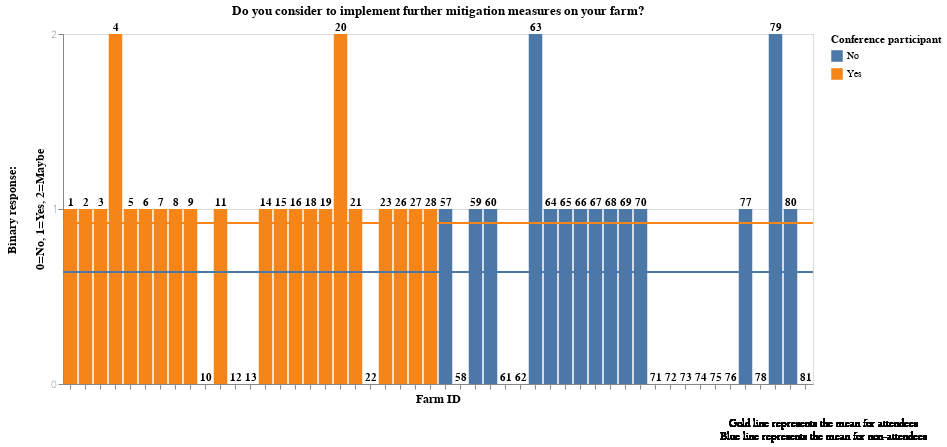

The code cell stored with this chart in its notebook:
### Code cell
part_df['mean'] = part_df['furt_reduc'].mean()
nonpart_df['mean'] = nonpart_df['furt_reduc_nonpart'].mean()


chart1 = alt.Chart(part_df,title="Do you consider to implement further mitigation measures on your farm?").encode(
        y=alt.Y('furt_reduc',title=["Binary response:",' ', "0=No, 1=Yes, 2=Maybe"], axis=alt.Axis(tickMinStep=1,labelAngle=0)),
        x=alt.X('ego_id:N',title='Farm ID',axis=alt.Axis(labels=False)),
        
        text='ego_id'
        )
bars = chart1.mark_bar().encode(color='Conference participant')

rule = alt.Chart(part_df).mark_rule().encode(y='mean:Q',color='Conference participant')
chart2 = alt.Chart(nonpart_df,title="Do you consider to implement further mitigation measures on your farm?").encode(
        y=alt.Y('furt_reduc_nonpart',title=["Binary response:",' ', "0=No, 1=Yes, 2=Maybe"], axis=alt.Axis(tickMinStep=1,labelAngle=0)),
        x=alt.X('ego_id_nonpart:N',title='Farm ID',axis=alt.Axis(labels=False)),
        
        text='ego_id_nonpart'
        )


bars2=chart2.mark_bar().encode(color='Conference participant')

rule2 = alt.Chart(nonpart_df).mark_rule().encode(y='mean:Q',color='Conference participant')
text5 = (
    alt.Chart(part_df)
    .mark_text(text=['Gold line represents the mean for attendees', 'Blue line represents the mean for non-attendees'],fontWeight='normal', x='width', y='height', dx = 10, dy=40)
  
)

text = chart1.mark_text(align='center',fontWeight='bold',dy=-6)
text2 = chart2.mark_text(align='center',dy=-6,fontWeight='bold')
#((bars + text + rule)  + (bars2 + text2) ).properties(
(bars + bars2 +text + text2 + rule + rule2+text5).properties(
    width=750,
    height=350,
    

).configure_axis(
    labelFontWeight=100,
    labelFontSize=10,
    titleFontSize=12
)

### Figure 1 — Vega-Lite specification as saved in the notebook (floating-point values rounded to 4 significant figures)
{"config": {"view": {"continuousWidth": 400, "continuousHeight": 300}, "axis": {"labelFontSize": 10, "labelFontWeight": 100, "titleFontSize": 12}}, "layer": [{"data": {"name": "data-2ef9e326c50c7e0428660772b79139e2"}, "mark": "bar", "encoding": {"color": {"type": "nominal", "field": "Conference participant"}, "text": {"type": "quantitative", "field": "ego_id"}, "x": {"type": "nominal", "axis": {"labels": false}, "field": "ego_id", "title": "Farm ID"}, "y": {"type": "quantitative", "axis": {"labelAngle": 0, "tickMinStep": 1}, "field": "furt_reduc", "title": ["Binary response:", " ", "0=No, 1=Yes, 2=Maybe"]}}, "title": "Do you consider to implement further mitigation measures on your farm?"}, {"data": {"name": "data-1fb0bad57806331bc4809db59f68d94d"}, "mark": "bar", "encoding": {"color": {"type": "nominal", "field": "Conference participant"}, "text": {"type": "quantitative", "field": "ego_id_nonpart"}, "x": {"type": "nominal", "axis": {"labels": false}, "field": "ego_id_nonpart", "title": "Farm ID"}, "y": {"type": "quantitative", "axis": {"labelAngle": 0, "tickMinStep": 1}, "field": "furt_reduc_nonpart", "title": ["Binary response:", " ", "0=No, 1=Yes, 2=Maybe"]}}, "title": "Do you consider to implement further mitigation measures on your farm?"}, {"data": {"name": "data-2ef9e326c50c7e0428660772b79139e2"}, "mark": {"type": "text", "align": "center", "dy": -6, "fontWeight": "bold"}, "encoding": {"text": {"type": "quantitative", "field": "ego_id"}, "x": {"type": "nominal", "axis": {"labels": false}, "field": "ego_id", "title": "Farm ID"}, "y": {"type": "quantitative", "axis": {"labelAngle": 0, "tickMinStep": 1}, "field": "furt_reduc", "title": ["Binary response:", " ", "0=No, 1=Yes, 2=Maybe"]}}, "title": "Do you consider to implement further mitigation measures on your farm?"}, {"data": {"name": "data-1fb0bad57806331bc4809db59f68d94d"}, "mark": {"type": "text", "align": "center", "dy": -6, "fontWeight": "bold"}, "encoding": {"text": {"type": "quantitative", "field": "ego_id_nonpart"}, "x": {"type": "nominal", "axis": {"labels": false}, "field": "ego_id_nonpart", "title": "Farm ID"}, "y": {"type": "quantitative", "axis": {"labelAngle": 0, "tickMinStep": 1}, "field": "furt_reduc_nonpart", "title": ["Binary response:", " ", "0=No, 1=Yes, 2=Maybe"]}}, "title": "Do you consider to implement further mitigation measures on your farm?"}, {"data": {"name": "data-2ef9e326c50c7e0428660772b79139e2"}, "mark": "rule", "encoding": {"color": {"type": "nominal", "field": "Conference participant"}, "y": {"type": "quantitative", "field": "mean"}}}, {"data": {"name": "data-1fb0bad57806331bc4809db59f68d94d"}, "mark": "rule", "encoding": {"color": {"type": "nominal", "field": "Conference participant"}, "y": {"type": "quantitative", "field": "mean"}}}, {"data": {"name": "data-2ef9e326c50c7e0428660772b79139e2"}, "mark": {"type": "text", "dx": 10, "dy": 40, "fontWeight": "normal", "text": ["Gold line represents the mean for attendees", "Blue line represents the mean for non-attendees"], "x": "width", "y": "height"}}], "height": 350, "width": 750, "$schema": "https://vega.github.io/schema/vega-lite/v4.8.1.json", "datasets": {"data-2ef9e326c50c7e0428660772b79139e2": [{"ego_id": 1, "part_year": 2011, "satisf": 4, "consider": 4, "reduc_success_proj": 4, "part_again": 1, "furt_reduc": 1, "reduc_success_farm": 3, "CC_import": 4, "CC_import_change": 5, "Conference participant": "Yes", "mean": 0.92}, {"ego_id": 2, "part_year": 2016, "satisf": 5, "consider": 5, "reduc_success_proj": 3, "part_again": 1, "furt_reduc": 1, "reduc_success_farm": 3, "CC_import": 5, "CC_import_change": 4, "Conference participant": "Yes", "mean": 0.92}, {"ego_id": 3, "part_year": 2016, "satisf": 3, "consider": 4, "reduc_success_proj": 4, "part_again": 1, "furt_reduc": 1, "reduc_success_farm": 4, "CC_import": 4, "CC_import_change": 3, "Conference participant": "Yes", "mean": 0.92}, {"ego_id": 4, "part_year": 2017, "satisf": 3, "consider": 3, "reduc_success_proj": 3, "part_again": 1, "furt_reduc": 2, "reduc_success_farm": 4, "CC_import": 2, "CC_import_change": 4, "Conference participant": "Yes", "mean": 0.92}, {"ego_id": 5, "part_year": 2011, "satisf": 3, "consider": 2, "reduc_success_proj": 2, "part_again": 1, "furt_reduc": 1, "reduc_success_farm": 5, "CC_import": 4, "CC_import_change": 5, "Conference participant": "Yes", "mean": 0.92}, {"ego_id": 6, "part_year": 2016, "satisf": 3, "consider": 3, "reduc_success_proj": 1, "part_again": 0, "furt_reduc": 1, "reduc_success_farm": 3, "CC_import": 4, "CC_import_change": 5, "Conference participant": "Yes", "mean": 0.92}, {"ego_id": 7, "part_year": 2017, "satisf": 4, "consider": 3, "reduc_success_proj": 3, "part_again": 1, "furt_reduc": 1, "reduc_success_farm": 4, "CC_import": 5, "CC_import_change": 5, "Conference participant": "Yes", "mean": 0.92}, {"ego_id": 8, "part_year": 2013, "satisf": 4, "consider": 4, "reduc_success_proj": 2, "part_again": 1, "furt_reduc": 1, "reduc_success_farm": 2, "CC_import": 2, "CC_import_change": 5, "Conference participant": "Yes", "mean": 0.92}, {"ego_id": 9, "part_year": 2011, "satisf": 3, "consider": 4, "reduc_success_proj": 2, "part_again": 1, "furt_reduc": 1, "reduc_success_farm": 3, "CC_import": 5, "CC_import_change": 5, "Conference participant": "Yes", "mean": 0.92}, {"ego_id": 10, "part_year": 2011, "satisf": 3, "consider": 5, "reduc_success_proj": 2, "part_again": 2, "furt_reduc": 0, "reduc_success_farm": 3, "CC_import": 4, "CC_import_change": 3, "Conference participant": "Yes", "mean": 0.92}, {"ego_id": 11, "part_year": 2016, "satisf": 4, "consider": 2, "reduc_success_proj": 4, "part_again": 1, "furt_reduc": 1, "reduc_success_farm": 5, "CC_import": 1, "CC_import_change": 3, "Conference participant": "Yes", "mean": 0.92}, {"ego_id": 12, "part_year": 2011, "satisf": 3, "consider": 4, "reduc_success_proj": 2, "part_again": 1, "furt_reduc": 0, "reduc_success_farm": 4, "CC_import": 5, "CC_import_change": 5, "Conference participant": "Yes", "mean": 0.92}, {"ego_id": 13, "part_year": 2011, "satisf": 3, "consider": 5, "reduc_success_proj": 2, "part_again": 2, "furt_reduc": 0, "reduc_success_farm": 3, "CC_import": 4, "CC_import_change": 3, "Conference participant": "Yes", "mean": 0.92}, {"ego_id": 14, "part_year": 2011, "satisf": 5, "consider": 4, "reduc_success_proj": 4, "part_again": 1, "furt_reduc": 1, "reduc_success_farm": 5, "CC_import": 5, "CC_import_change": 3, "Conference participant": "Yes", "mean": 0.92}, {"ego_id": 15, "part_year": 2017, "satisf": 4, "consider": 4, "reduc_success_proj": 1, "part_again": 1, "furt_reduc": 1, "reduc_success_farm": 3, "CC_import": 3, "CC_import_change": 5, "Conference participant": "Yes", "mean": 0.92}, {"ego_id": 16, "part_year": 2008, "satisf": 4, "consider": 4, "reduc_success_proj": 3, "part_again": 1, "furt_reduc": 1, "reduc_success_farm": 3, "CC_import": 4, "CC_import_change": 5, "Conference participant": "Yes", "mean": 0.92}, {"ego_id": 18, "part_year": 2011, "satisf": 3, "consider": 3, "reduc_success_proj": 5, "part_again": 1, "furt_reduc": 1, "reduc_success_farm": 5, "CC_import": 5, "CC_import_change": 4, "Conference participant": "Yes", "mean": 0.92}, {"ego_id": 19, "part_year": 2016, "satisf": 3, "consider": 5, "reduc_success_proj": 4, "part_again": 1, "furt_reduc": 1, "reduc_success_farm": 3, "CC_import": 3, "CC_import_change": 4, "Conference participant": "Yes", "mean": 0.92}, {"ego_id": 20, "part_year": 2016, "satisf": 3, "consider": 4, "reduc_success_proj": 2, "part_again": 2, "furt_reduc": 2, "reduc_success_farm": 3, "CC_import": 3, "CC_import_change": 4, "Conference participant": "Yes", "mean": 0.92}, {"ego_id": 21, "part_year": 2016, "satisf": 4, "consider": 2, "reduc_success_proj": 3, "part_again": 1, "furt_reduc": 1, "reduc_success_farm": 3, "CC_import": 4, "CC_import_change": 5, "Conference participant": "Yes", "mean": 0.92}, {"ego_id": 22, "part_year": 2016, "satisf": 2, "consider": 2, "reduc_success_proj": 2, "part_again": 1, "furt_reduc": 0, "reduc_success_farm": 2, "CC_import": 5, "CC_import_change": 4, "Conference participant": "Yes", "mean": 0.92}, {"ego_id": 23, "part_year": 2016, "satisf": 4, "consider": 4, "reduc_success_proj": 2, "part_again": 1, "furt_reduc": 1, "reduc_success_farm": 1, "CC_import": 2, "CC_import_change": 4, "Conference participant": "Yes", "mean": 0.92}, {"ego_id": 26, "part_year": 2013, "satisf": 4, "consider": 4, "reduc_success_proj": 3, "part_again": 1, "furt_reduc": 1, "reduc_success_farm": 5, "CC_import": 4, "CC_import_change": 2, "Conference participant": "Yes", "mean": 0.92}, {"ego_id": 27, "part_year": 2011, "satisf": 4, "consider": 5, "reduc_success_proj": 2, "part_again": 1, "furt_reduc": 1, "reduc_success_farm": 4, "CC_import": 5, "CC_import_change": 5, "Conference participant": "Yes", "mean": 0.92}, {"ego_id": 28, "part_year": 2011, "satisf": 5, "consider": 4, "reduc_success_proj": 4, "part_again": 1, "furt_reduc": 1, "reduc_success_farm": 5, "CC_import": 4, "CC_import_change": 4, "Conference participant": "Yes", "mean": 0.92}], "data-1fb0bad57806331bc4809db59f68d94d": [{"ego_id_nonpart": 57, "farm_type": "Milchviehhaltung", "furt_reduc_nonpart": 1, "CC_import_nonpart": 4, "CC_import_change_nonpart": 5, "know_agroconcept": 1, "consider_part": 0, "Conference participant": "No", "mean": 0.64}, {"ego_id_nonpart": 58, "farm_type": "Ackerland", "furt_reduc_nonpart": 0, "CC_import_nonpart": 5, "CC_import_change_nonpart": 3, "know_agroconcept": 1, "consider_part": 1, "Conference participant": "No", "mean": 0.64}, {"ego_id_nonpart": 59, "farm_type": "Ackerland", "furt_reduc_nonpart": 1, "CC_import_nonpart": 3, "CC_import_change_nonpart": 5, "know_agroconcept": 1, "consider_part": 0, "Conference participant": "No", "mean": 0.64}, {"ego_id_nonpart": 60, "farm_type": "Ackerland", "furt_reduc_nonpart": 1, "CC_import_nonpart": 5, "CC_import_change_nonpart": 3, "know_agroconcept": 1, "consider_part": 1, "Conference participant": "No", "mean": 0.64}, {"ego_id_nonpart": 61, "farm_type": "Ackerland", "furt_reduc_nonpart": 0, "CC_import_nonpart": 3, "CC_import_change_nonpart": 4, "know_agroconcept": 1, "consider_part": 0, "Conference participant": "No", "mean": 0.64}, {"ego_id_nonpart": 62, "farm_type": null, "furt_reduc_nonpart": 0, "CC_import_nonpart": 5, "CC_import_change_nonpart": 4, "know_agroconcept": 1, "consider_part": 0, "Conference participant": "No", "mean": 0.64}, {"ego_id_nonpart": 63, "farm_type": null, "furt_reduc_nonpart": 2, "CC_import_nonpart": 4, "CC_import_change_nonpart": 4, "know_agroconcept": 1, "consider_part": 0, "Conference participant": "No", "mean": 0.64}, {"ego_id_nonpart": 64, "farm_type": "Ackerland", "furt_reduc_nonpart": 1, "CC_import_nonpart": 4, "CC_import_change_nonpart": 5, "know_agroconcept": 1, "consider_part": 0, "Conference participant": "No", "mean": 0.64}, {"ego_id_nonpart": 65, "farm_type": "Milchviehhaltung", "furt_reduc_nonpart": 1, "CC_import_nonpart": 3, "CC_import_change_nonpart": 5, "know_agroconcept": 1, "consider_part": 1, "Conference participant": "No", "mean": 0.64}, {"ego_id_nonpart": 66, "farm_type": "Anderer Betriebsschwerpunkt", "furt_reduc_nonpart": 1, "CC_import_nonpart": 4, "CC_import_change_nonpart": 5, "know_agroconcept": 1, "consider_part": 0, "Conference participant": "No", "mean": 0.64}, {"ego_id_nonpart": 67, "farm_type": "Gemüsebau", "furt_reduc_nonpart": 1, "CC_import_nonpart": 4, "CC_import_change_nonpart": 5, "know_agroconcept": 1, "consider_part": 0, "Conference participant": "No", "mean": 0.64}, {"ego_id_nonpart": 68, "farm_type": "Gemüsebau", "furt_reduc_nonpart": 1, "CC_import_nonpart": 2, "CC_import_change_nonpart": 3, "know_agroconcept": 1, "consider_part": 0, "Conference participant": "No", "mean": 0.64}, {"ego_id_nonpart": 69, "farm_type": "Ackerland", "furt_reduc_nonpart": 1, "CC_import_nonpart": 3, "CC_import_change_nonpart": 2, "know_agroconcept": 1, "consider_part": 0, "Conference participant": "No", "mean": 0.64}, {"ego_id_nonpart": 70, "farm_type": "Ackerland", "furt_reduc_nonpart": 1, "CC_import_nonpart": 4, "CC_import_change_nonpart": 4, "know_agroconcept": 1, "consider_part": 0, "Conference participant": "No", "mean": 0.64}, {"ego_id_nonpart": 71, "farm_type": "Mutterkuhhaltung", "furt_reduc_nonpart": 0, "CC_import_nonpart": 2, "CC_import_change_nonpart": 5, "know_agroconcept": 1, "consider_part": 1, "Conference participant": "No", "mean": 0.64}, {"ego_id_nonpart": 72, "farm_type": "Mutterkuhhaltung", "furt_reduc_nonpart": 0, "CC_import_nonpart": 4, "CC_import_change_nonpart": 3, "know_agroconcept": 1, "consider_part": 1, "Conference participant": "No", "mean": 0.64}, {"ego_id_nonpart": 73, "farm_type": "Ackerland", "furt_reduc_nonpart": 0, "CC_import_nonpart": 2, "CC_import_change_nonpart": 2, "know_agroconcept": 1, "consider_part": 1, "Conference participant": "No", "mean": 0.64}, {"ego_id_nonpart": 74, "farm_type": "Anderer Betriebsschwerpunkt", "furt_reduc_nonpart": 0, "CC_import_nonpart": 2, "CC_import_change_nonpart": 3, "know_agroconcept": 0, "consider_part": 0, "Conference participant": "No", "mean": 0.64}, {"ego_id_nonpart": 75, "farm_type": "Gemüsebau", "furt_reduc_nonpart": 0, "CC_import_nonpart": 1, "CC_import_change_nonpart": 4, "know_agroconcept": 0, "consider_part": 0, "Conference participant": "No", "mean": 0.64}, {"ego_id_nonpart": 76, "farm_type": "Ackerland", "furt_reduc_nonpart": 0, "CC_import_nonpart": 3, "CC_import_change_nonpart": 4, "know_agroconcept": 1, "consider_part": 1, "Conference participant": "No", "mean": 0.64}, {"ego_id_nonpart": 77, "farm_type": "Ackerland", "furt_reduc_nonpart": 1, "CC_import_nonpart": 4, "CC_import_change_nonpart": 5, "know_agroconcept": 1, "consider_part": 1, "Conference participant": "No", "mean": 0.64}, {"ego_id_nonpart": 78, "farm_type": "Anderer Betriebsschwerpunkt", "furt_reduc_nonpart": 0, "CC_import_nonpart": 5, "CC_import_change_nonpart": 5, "know_agroconcept": 0, "consider_part": 0, "Conference participant": "No", "mean": 0.64}, {"ego_id_nonpart": 79, "farm_type": "Gemüsebau", "furt_reduc_nonpart": 2, "CC_import_nonpart": 4, "CC_import_change_nonpart": 4, "know_agroconcept": 1, "consider_part": 0, "Conference participant": "No", "mean": 0.64}, {"ego_id_nonpart": 80, "farm_type": "Ackerland", "furt_reduc_nonpart": 1, "CC_import_nonpart": 3, "CC_import_change_nonpart": 5, "know_agroconcept": 1, "consider_part": 0, "Conference participant": "No", "mean": 0.64}, {"ego_id_nonpart": 81, "farm_type": "Anderer Betriebsschwerpunkt", "furt_reduc_nonpart": 0, "CC_import_nonpart": 1, "CC_import_change_nonpart": 3, "know_agroconcept": 1, "consider_part": 0, "Conference participant": "No", "mean": 0.64}]}}
